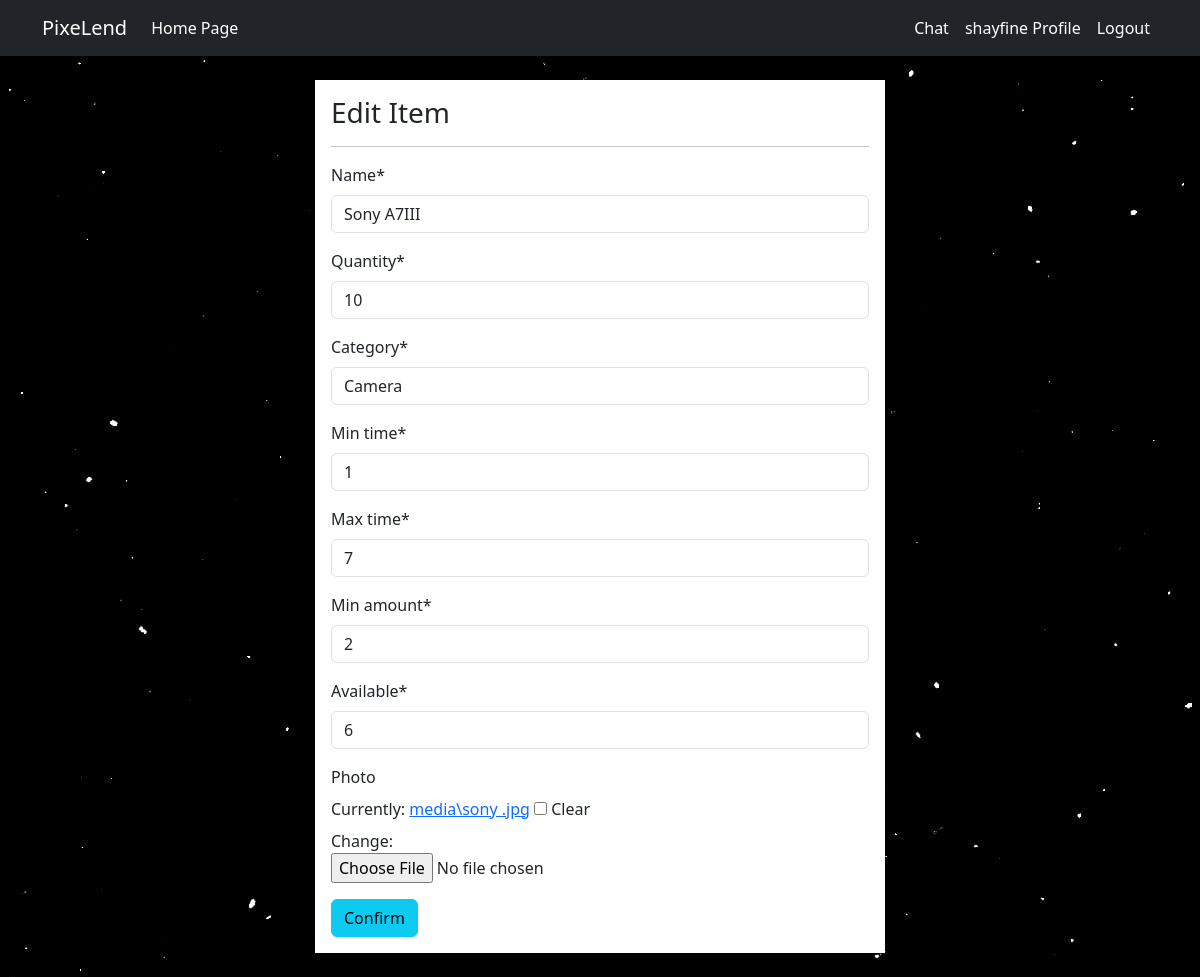
The page /products/edit/35/ (signed in) on the database its author committed.
### dashboard/models.py (models this page shows, shortened)
class Product(models.Model):
    name = models.CharField(max_length=100, null=True)
    quantity = models.PositiveIntegerField(null=True)
    category = models.CharField(max_length=50, choices=CATEGORY, null=True)
    min_time = models.PositiveIntegerField(null=True)
    max_time = models.PositiveIntegerField(null=True)
    min_amount = models.PositiveIntegerField(null=True)
    available = models.PositiveBigIntegerField(null=True)
    photo = models.ImageField(upload_to = 'media/', null=True, blank=True)

### dashboard/decorators.py (the view)
        def wrapper(request, *args, **kwargs):
            group = None
            if request.user.groups.exists():
                group = request.user.groups.all()[0].name
            if group in allowed_roles:
                return view_func(request, *args, **kwargs)
            else:
                return HttpResponse('You are not authorized to view this page')

### dashboard/forms.py
class ProductForm(forms.ModelForm):
    class Meta:
        model = Product
        fields = "__all__"

### dashboard/views.py (called while the page is built)
@login_required(login_url="user-login")
@allowed_users(allowed_roles=["Admin"])
def product_edit(request, pk):
    item = Product.objects.get(id=pk)
    if request.method == "POST":
        form = ProductForm(request.POST, instance=item)
        if form.is_valid():
            form.save()
            return redirect("dashboard-products")
    else:
        form = ProductForm(instance=item)
    context = {
        "form": form,
    }
    return render(request, "dashboard/products_edit.html", context)

### templates/dashboard/products_edit.html (shortened to what this page needs)
{% extends 'partials/base.html' %}
{% load crispy_forms_tags %}
{% block content %}
<div class="row my-4">
    <div class="col-md-6 offset-md-3 p-3 bg-white">
        <h3>Edit Item</h3>
        <hr>
        <form method="POST">
            {{ form|crispy }}
            <input class="btn btn-info" type="submit" value="Confirm">
        </form>
    </div>
</div>
{% endblock %}

### templates/partials/nav.html (shortened to what this page needs)
<nav class="navbar navbar-expand-lg navbar-info bg-dark">
    <div class="container">
        {% if user.is_authenticated %}
        <a class="navbar-brand text-white" href="{% url 'dashboard-index' %}">PixeLend</a>
        <div class="collapse navbar-collapse" id="navbarSupportedContent">
            <ul class="navbar-nav mr-auto">
                <li class="nav-item active">
                    <a class="nav-link text-white" href="{% url 'dashboard-index' %}">Home Page </a>
                </li>
            </ul>
            <ul class="navbar-nav ml-auto">
                <li class="nav-item">
                    <a class="nav-link text-white" href="{% url 'dashboard-chat' %}">Chat</a>
                </li>
                <li class="nav-item active">
                    <a class="nav-link text-white" href="{% url 'user-profile' %}">{{ user.username }} Profile
                        <span class="sr-only">(current)</span></a>
                </li>
                <li class="nav-item">
                    <a class="nav-link text-white" href="{% url 'user-logout' %}">Logout</a>
                </li>
            </ul>
            {% endif %}
        </div>
    </div>
</nav>

### static/style.css (style rules this page uses)
body { background: rgb(230, 227, 227); }

### rows shown on the page
Product: name "Sony A7III", quantity "10", category "Camera", min_time "1", max_time "7", min_amount "2", available "6"

### other values the page prints
{{ user.username }} "shayfine"
